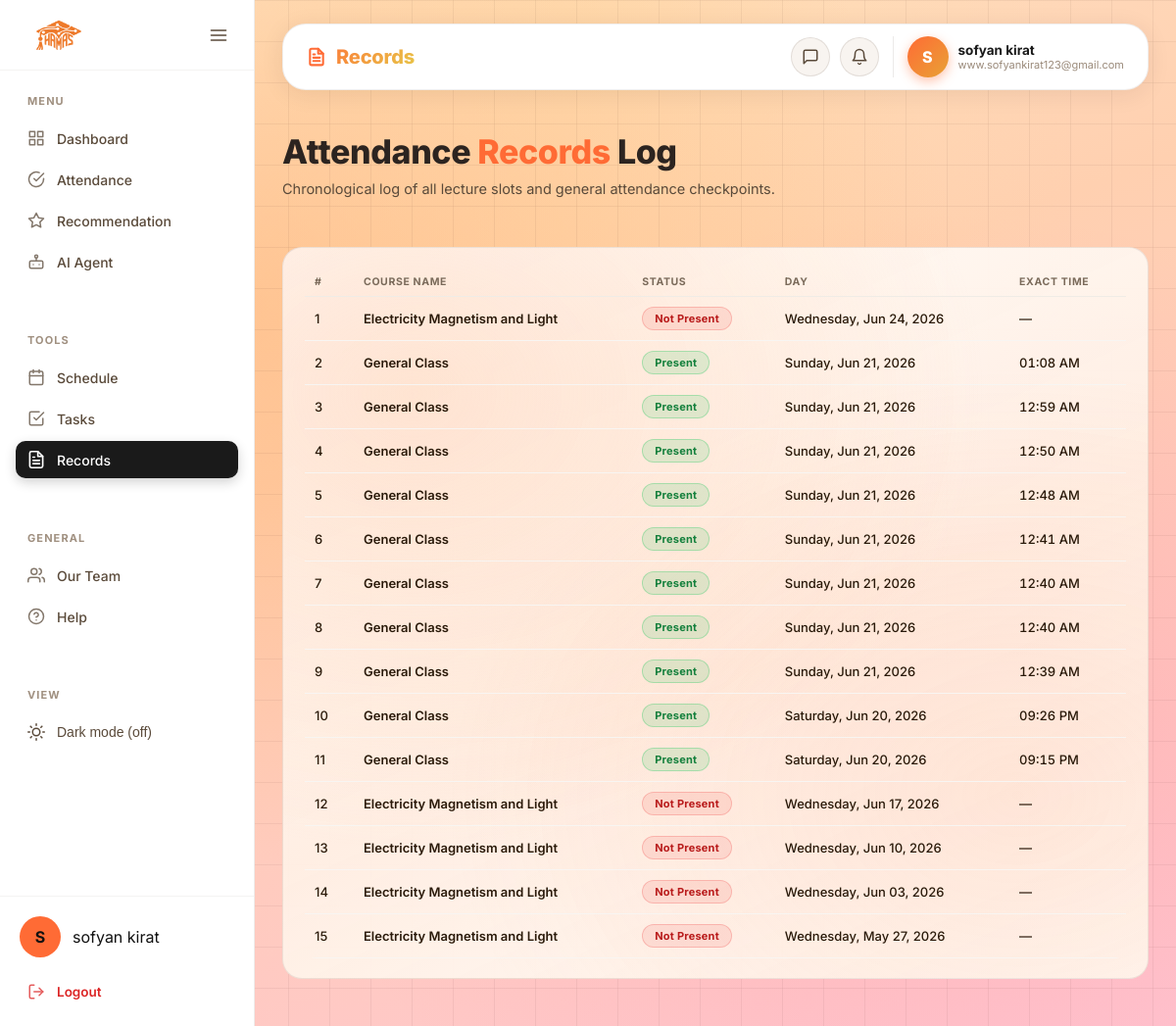
/records (signed in), run on the app's committed database.
### tables this page shows
CREATE TABLE user_additional_info (
            id INTEGER PRIMARY KEY AUTOINCREMENT,
            user_id INTEGER NOT NULL UNIQUE,
            first_name VARCHAR(100) NOT NULL,
            age INTEGER NOT NULL,
            program VARCHAR(255) NOT NULL,
            gender VARCHAR(50) NOT NULL,
            level INTEGER NOT NULL,
            is_working BOOLEAN NOT NULL DEFAULT FALSE,
            failed_subjects INTEGER NOT NULL DEFAULT 0,
            discipline_score INTEGER NOT NULL,
            analytical_score INTEGER NOT NULL,
            practical_score INTEGER NOT NULL,
            gpa DECIMAL(4,2) NOT NULL,
            screen_hours DECIMAL(4,1) NOT NULL,
            created_at TIMESTAMP DEFAULT CURRENT_TIMESTAMP,
            updated_at TIMESTAMP DEFAULT CURRENT_TIMESTAMP, student_id VARCHAR(100),
            FOREIGN KEY (user_id) REFERENCES users(id) ON DELETE CASCADE
        );

CREATE TABLE user_course_schedule (
            id INTEGER PRIMARY KEY AUTOINCREMENT,
            user_id INTEGER NOT NULL,
            course_name VARCHAR(255) NOT NULL,
            start_time TIME NOT NULL,
            end_time TIME NOT NULL,
            days VARCHAR(255) NOT NULL,
            created_at TIMESTAMP DEFAULT CURRENT_TIMESTAMP,
            FOREIGN KEY (user_id) REFERENCES users(id) ON DELETE CASCADE
        );

### app.py (the view)
@app.route('/records')
@login_required
def records():
    user_id = to_int_value(session.get('user_id'))
    email = session.get('email', '')
    username = email.split('@')[0].capitalize() if email else 'User'
    try:
        connection = get_db_connection()
        if connection:
            cursor = connection.cursor()
            cursor.execute("SELECT first_name FROM user_additional_info WHERE user_id = %s", (user_id,))
            result = cursor.fetchone()
            if result and result[0]:
                username = to_clean_string(result[0])
            cursor.close()
            connection.close()
    except Exception as e:
        print(f"Error fetching user name: {e}")
    attendance_records = get_attendance_records(user_id)
    return render_template('records.html', username=username, email=email,
                           profile_photo=_get_profile_photo(user_id),
                           records=attendance_records)

### app/templates/records.html (shortened to what this page needs)
<!DOCTYPE html>
<html lang="en">
<head>
    <link rel="stylesheet" href="{{ url_for('static', filename='css/style.css') }}">
    <link rel="stylesheet" href="{{ url_for('static', filename='css/dashboard.css') }}">
</head>
<body class="dash-body">
    <div id="particles-bg"
        style="position: fixed; top: 0; left: 0; width: 100vw; height: 100vh; z-index: -2; pointer-events: none;"></div>
    <div class="dash-layout-wrapper">
        <aside class="dash-sidebar" id="dashSidebar">
            <div class="sidebar-header">
                <a href="{{ url_for('dashboard') }}" class="dash-logo-link">
                    <img src="{{ url_for('static', filename='images/Logo_BR.png') }}?v=20260521" alt="Logo"
                        class="dash-logo-img">
                </a>
                <button class="sidebar-toggle-btn" id="sidebarToggle" aria-label="Toggle Sidebar">
                    <svg xmlns="http://www.w3.org/2000/svg" width="20" height="20" viewBox="0 0 24 24" fill="none"
                        stroke="currentColor" stroke-width="2" stroke-linecap="round" stroke-linejoin="round">
                        <line x1="3" y1="12" x2="21" y2="12"></line>
                        <line x1="3" y1="6" x2="21" y2="6"></line>
                        <line x1="3" y1="18" x2="21" y2="18"></line>
                    </svg>
                </button>
            </div>
            <div class="sidebar-scroll-area">
                <div class="sidebar-section">
                    <span class="section-title">Menu</span>
                    <nav class="sidebar-nav">
                        <a href="{{ url_for('dashboard') }}" class="sidebar-item">
                            <span class="sidebar-text">Dashboard</span>
                        </a>
                        <a href="{{ url_for('attendance') }}" class="sidebar-item">
                            <svg class="sidebar-icon" xmlns="http://www.w3.org/2000/svg" width="18" height="18"
                                viewBox="0 0 24 24" fill="none" stroke="currentColor" stroke-width="2"
                                stroke-linecap="round" stroke-linejoin="round">
                                <path d="M22 11.08V12a10 10 0 1 1-5.93-9.14"></path>
                                <polyline points="22 4 12 14.01 9 11.01"></polyline>
                            </svg>
                            <span class="sidebar-text">Attendance</span>
                        </a>
                        <a href="{{ url_for('recommendations') }}" class="sidebar-item">
                            <span class="sidebar-text">Recommendation</span>
                        </a>
                        <a href="{{ url_for('ai_agent') }}" class="sidebar-item">
                            <span class="sidebar-text">AI Agent</span>
                        </a>
                    </nav>
                </div>
                <div class="sidebar-section">
                    <span class="section-title">Tools</span>
                    <nav class="sidebar-nav">
                        <a href="{{ url_for('schedule') }}" class="sidebar-item">
                            <span class="sidebar-text">Schedule</span>
                        </a>
                        <a href="{{ url_for('tasks') }}" class="sidebar-item">
                            <span class="sidebar-text">Tasks</span>
                        </a>
                        <a href="{{ url_for('records') }}" class="sidebar-item active">
                            <span class="sidebar-text">Records</span>
                        </a>
                    </nav>
                </div>
                <div class="sidebar-section">
                    <span class="section-title">General</span>
                    <nav class="sidebar-nav">
                        <a href="{{ url_for('our_team') }}" class="sidebar-item">
                            <span class="sidebar-text">Our Team</span>
                        </a>
                        <a href="{{ url_for('help') }}" class="sidebar-item">
                            <span class="sidebar-text">Help</span>
                        </a>
                    </nav>
                </div>
                <div class="sidebar-section">
                    <span class="section-title">View</span>
                    <div class="sidebar-nav">
                        <button class="sidebar-item dark-mode-toggle" id="btnDarkMode">
                            <div class="toggle-icon-wrap">
                            </div>
                            <span class="sidebar-text">Dark mode (off)</span>
                        </button>
                    </div>
                </div>
            </div>
            <div class="sidebar-footer">
                <a href="{{ url_for('profile') }}" class="sidebar-profile-widget" style="text-decoration:none;">
                    <div class="dash-avatar">
                        {% if profile_photo %}
                        <img src="{{ profile_photo }}" alt="Profile"
                            style="width:100%;height:100%;object-fit:cover;object-position:center;border-radius:50%;">
                        {% else %}
                        <span class="avatar-initials">{{ username[0] | upper }}</span>
                        {% endif %}
                    </div>
                    <div class="profile-info sidebar-text">
                        <span class="profile-name">{{ username }}</span>
                    </div>
                </a>
                <a href="{{ url_for('logout') }}" class="sidebar-logout-btn" title="Logout"
                    onclick="localStorage.removeItem('theme'); return true;">
                    <span class="sidebar-text">Logout</span>
                </a>
            </div>
        </aside>
        <main class="dash-main-area">
            <div class="dash-main-content">
                <div class="top-header-bar">
                    <div class="header-page-title">
                        <span>Records</span>
                    </div>
                    <div class="header-actions">
                        <div class="header-popup-wrap" id="msgWrap">
                            <button class="header-action-btn" id="headerBtnMsg" aria-label="Messages" title="Messages">
                                <svg xmlns="http://www.w3.org/2000/svg" width="18" height="18" viewBox="0 0 24 24"
                                    fill="none" stroke="currentColor" stroke-width="2" stroke-linecap="round"
                                    stroke-linejoin="round">
                                    <path d="M21 15a2 2 0 0 1-2 2H7l-4 4V5a2 2 0 0 1 2-2h14a2 2 0 0 1 2 2z"></path>
                                </svg>
                            </button>
                        </div>
                        <div class="header-popup-wrap" id="notifWrap">
                            <button class="header-action-btn has-notif" id="headerBtnNotif" aria-label="Notifications"
                                title="Notifications">
                                <svg xmlns="http://www.w3.org/2000/svg" width="18" height="18" viewBox="0 0 24 24"
                                    fill="none" stroke="currentColor" stroke-width="2" stroke-linecap="round"
                                    stroke-linejoin="round">
                                    <path d="M6 8a6 6 0 0 1 12 0c0 7 3 9 3 9H3s3-2 3-9" />
                                    <path d="M10.3 21a1.94 1.94 0 0 0 3.4 0" />
                                </svg>
                            </button>
                        </div>
                        <a href="{{ url_for('profile') }}" class="header-profile" style="text-decoration:none;">
                            <div class="header-avatar">
                                {% if profile_photo %}
                                <img src="{{ profile_photo }}" alt="Profile"
                                    style="width:100%;height:100%;object-fit:cover;object-position:center;border-radius:50%;">
                                {% else %}
                                <span class="avatar-initials">{{ username[0] | upper }}</span>
                                {% endif %}
                            </div>
                            <div class="header-profile-info">
                                <span class="header-profile-name">{{ username }}</span>
                                <span class="header-profile-email">{{ email }}</span>
                            </div>
                        </a>
                    </div>
                </div>
                <div class="records-hero">
                    <h1 class="records-title">Attendance <span class="records-accent">Records</span> Log</h1>
                    <p class="records-subtitle">Chronological log of all lecture slots and general attendance checkpoints.</p>
                </div>
                <div class="dash-card records-card">
                    <div class="table-responsive">
                        <table class="placeholder-table" aria-label="Attendance records log">
                            <thead>
                                <tr>
                                    <th style="width: 50px;">#</th>
                                    <th>Course Name</th>
                                    <th>Status</th>
                                    <th>Day</th>
                                    <th>Exact Time</th>
                                </tr>
                            </thead>
                            <tbody>
                                {% for record in records %}
                                <tr>
                                    <td>{{ loop.index }}</td>
                                    <td style="font-weight:600;">{{ record.course_name }}</td>
                                    <td>
                                        <span class="records-pill {{ 'records-pill-present' if record.status == 'Present' else 'records-pill-absent' }}">
                                            {{ record.status }}
                                        </span>
                                    </td>
                                    <td>{{ record.day }}, {{ record.date.strftime('%b %d, %Y') }}</td>
                                    <td style="font-feature-settings: 'tnum';">{{ record.time }}</td>
                                </tr>
                                {% else %}
                                <tr>
                                    <td colspan="5" style="text-align: center; padding: 40px; color: #7a6a5a;">
                                        No attendance records found.
                                    </td>
                                </tr>
                                {% endfor %}
                            </tbody>
                        </table>
                    </div>
                </div>
            </div>
        </main>
    </div>
</body>
</html>

### data on the page
user_additional_info: first_name "S", first_name "sofyan kirat"
user_course_schedule: course_name "Electricity Magnetism and Light", status "Not Present", day "Wednesday", date "Jun 24, 2026", time "—", date "Jun 17, 2026", date "Jun 10, 2026", date "Jun 03, 2026", date "May 27, 2026"

### other printed values
{{ email }} "www.sofyankirat123@gmail.com"
{{ record.course_name }} "General Class" "General Class" "General Class" "General Class" "General Class" "General Class" "General Class" "General Class" "General Class" "General Class"
{{ record.status }} "Present" "Present" "Present" "Present" "Present" "Present" "Present" "Present" "Present" "Present"
{{ record.day }} "Sunday" "Sunday" "Sunday" "Sunday" "Sunday" "Sunday" "Sunday" "Sunday" "Saturday" "Saturday"
{{ record.date.strftime('%b %d, %Y') }} "Jun 21, 2026" "Jun 21, 2026" "Jun 21, 2026" "Jun 21, 2026" "Jun 21, 2026" "Jun 21, 2026" "Jun 21, 2026" "Jun 21, 2026" "Jun 20, 2026" "Jun 20, 2026"
{{ record.time }} "01:08 AM" "12:59 AM" "12:50 AM" "12:48 AM" "12:41 AM" "12:40 AM" "12:40 AM" "12:39 AM" "09:26 PM" "09:15 PM"
